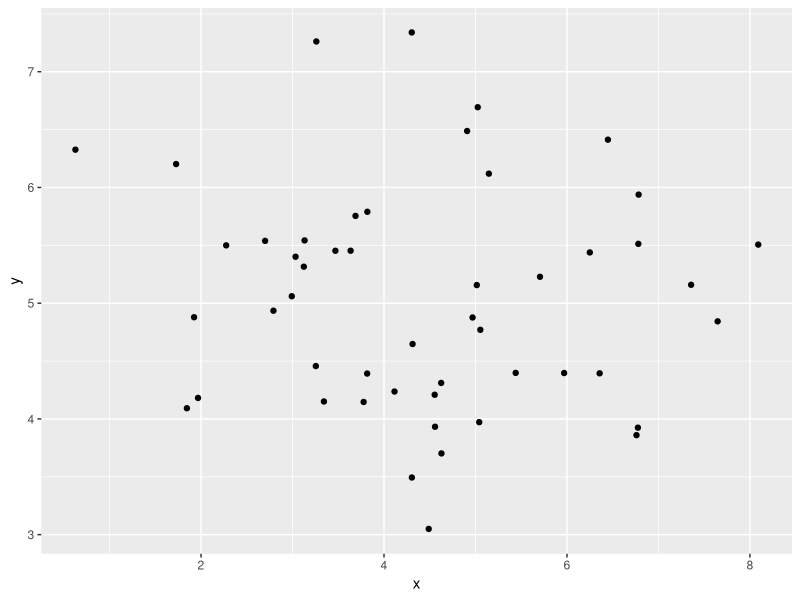
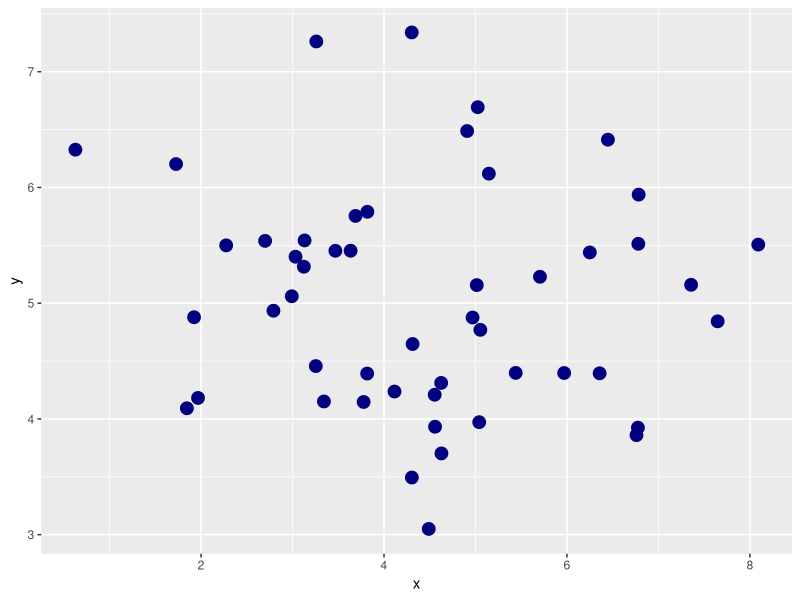
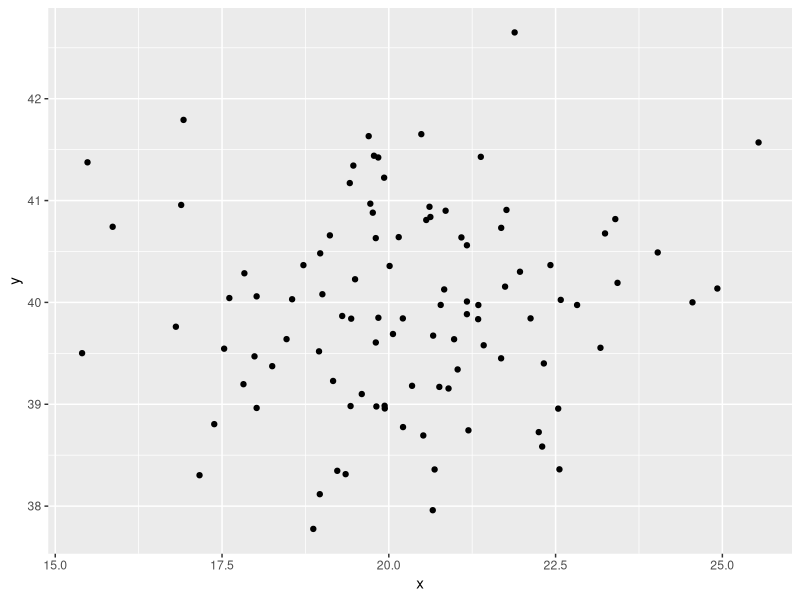
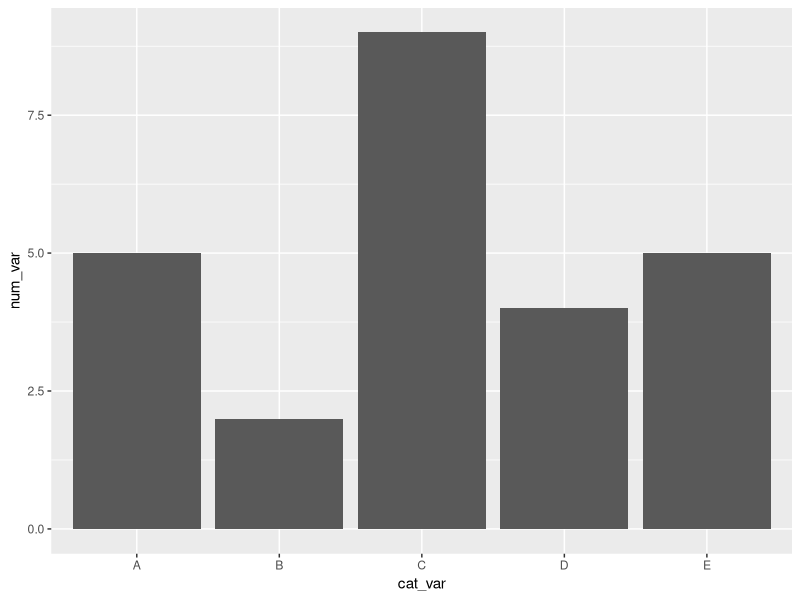
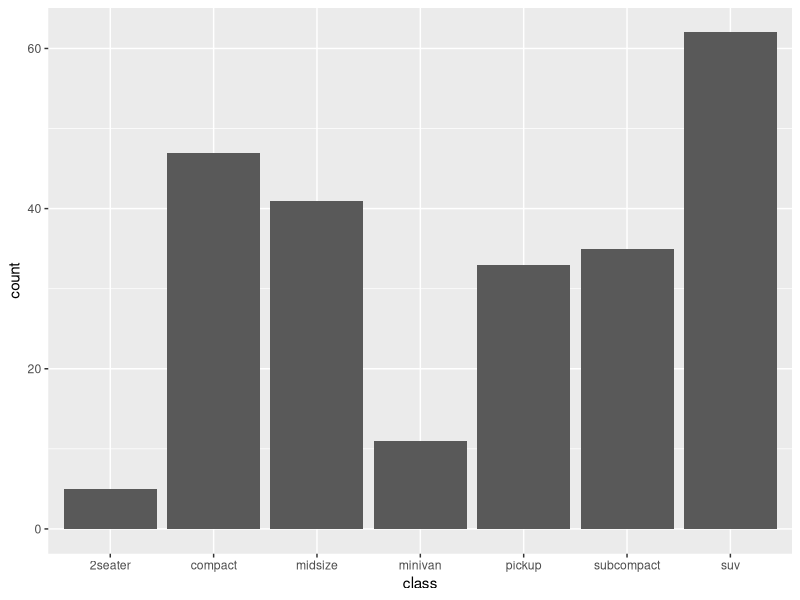
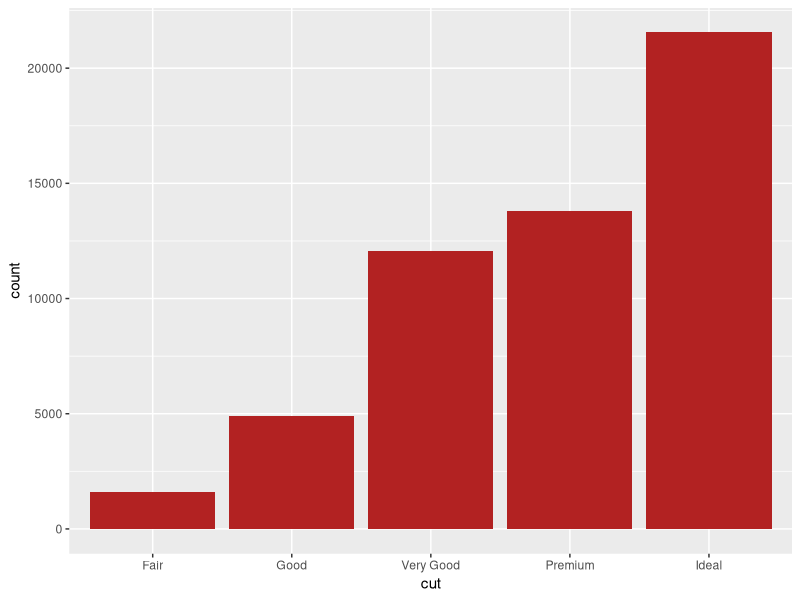
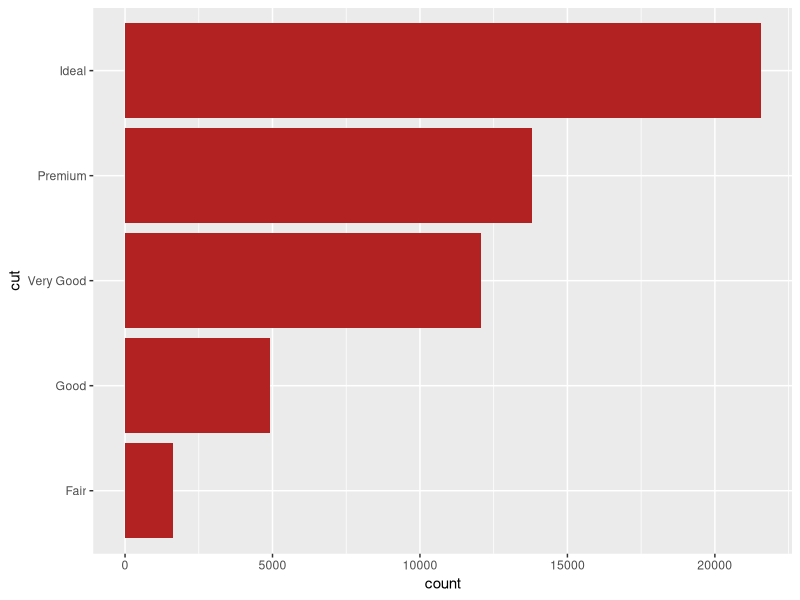
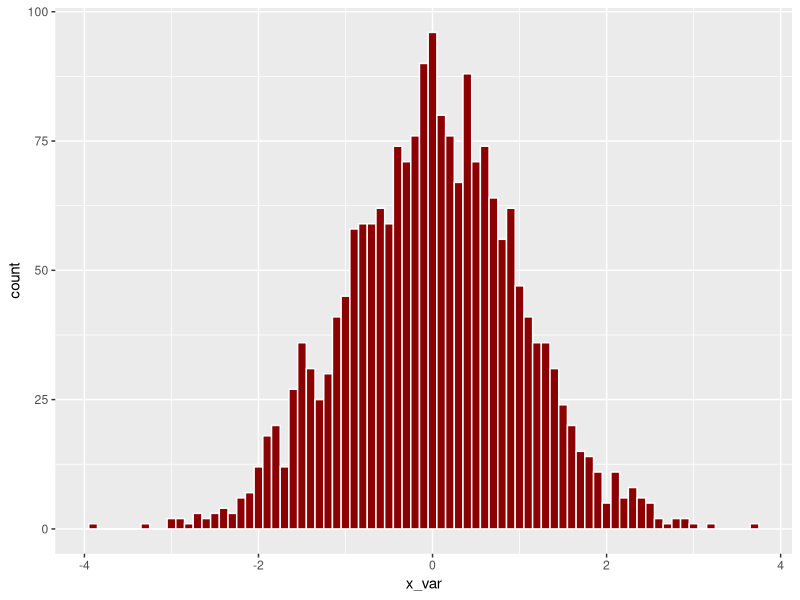

Here is the R script that generated these plots, in order: (Note: this script raises an error after producing the figures.)
## ---- chunk 1
library(ggplot2)
library(ggthemes) # change the appearance to mimic other packages/ data viz outputs
library(tidyr) # data wrangling
knitr::opts_chunk$set(echo = FALSE)
## ---- chunk 2
set.seed(11)
df.test <- data.frame(x = rnorm(50, mean=5, sd=2),
                           y = rnorm(50, mean=5, sd=1))                          
## ---- chunk 3
ggplot(data=df.test, aes(x, y)) + 
  geom_point()
## ---- chunk 4

ggplot(data=df.test, aes(x=x, y=y)) +
  geom_point(color="navy", size=4)
## ---- chunk 5
scatter <- function(data, x, y,...) {
  ggplot(data=data,aes(x=x,y=y))+geom_point(...)
}

#create new dummy dataframe
data2 <- data.frame(x = rnorm(100, mean=20, sd=2),
                   y = rnorm(100, mean=40, sd=1))
## ---- chunk 6
scatter(data2,aes(x,y))
## ---- chunk 7
# Create dummy dataset
df.dummy_data <- data.frame(cat_var = c("A","B","C","D","E"),
                            num_var = c(5,2,9,4,5)
)
## ---- chunk 8
ggplot(data=df.dummy_data, aes(x=cat_var, y=num_var)) +
  geom_bar(stat="identity") #map bar to values in data
## ---- chunk 9
g <- ggplot(mpg, aes(class))
# Number of cars in each class:
g + geom_bar()
## ---- chunk 10
p<-ggplot(data=diamonds, aes(x=cut)) +
  geom_bar(fill="firebrick") # fill in the bars
p
## ---- chunk 11
p<-p + coord_flip() # flip the axis
p
## ---- chunk 12
set.seed(11)
df.hist_data <- data.frame( x_var = rnorm(2000) )
## ---- chunk 13
ggplot(data=df.hist_data, aes(x=x_var)) +
  geom_histogram(binwidth=0.1,fill="dark red",colour="white")
## ---- chunk 14
data<-list(fdeaths,mdeaths,ldeaths) #time series data- needs prep
data<-as.data.frame(data)
names(data)[1:3]<- c("fdeaths","mdeaths","ldeaths")
data$fdeaths<-as.numeric(data$fdeaths)
data$mdeaths<-as.numeric(data$mdeaths)
data$ldeaths<-as.numeric(data$ldeaths)
startdate<-as.Date('1974-1-1')
date<-seq.Date(startdate,by='month',length.out = 72)
data$date<-date

## ---- chunk 15
ggplot(data,aes(date,fdeaths))+geom_line()
## ---- chunk 16
library(tidyr)
data2<-gather(data,type,deaths,-date)
head(data2,4)
tail(data2,4)
## ---- chunk 17
p<-ggplot(data2,aes(date,deaths))+
  geom_line()+geom_point()+facet_wrap(~type,nrow = 3)
p

## ---- chunk 18

#set type as factor and re-order 
data2$type<-as.factor(data2$type)
data2$type =factor(data2$type,
                  levels(data2$type)[c(1,3,2)],
                  labels=c("female","male","combined"))
## ---- chunk 19
p<-ggplot(data2,aes(date,deaths,colour=type))+geom_line()+geom_point()
p


## ---- chunk 20
p<-ggplot(data2,aes(date,deaths))+geom_line()+
  geom_point()+scale_x_date(date_breaks="3 months",date_labels="%b-%y")+
  theme(axis.text.x = element_text(angle = 90))+
  theme(legend.position = "bottom")+
  facet_wrap(~type,nrow = 3)+
  ggtitle("Monthly UK Lung Deaths, by gender and combined")+
labs(x="", y="Deaths")
p
## ---- chunk 21
p<-p+theme_minimal(base_size = 10)+
  theme(axis.text.x = element_text(angle = 90))
p

## ---- chunk 22
p<-p+theme_economist(base_size = 10)+
 theme(axis.text.x = element_text(angle = 90)) 
  
p
## ---- chunk 23
ggplot(iris,aes(Sepal.Length,Petal.Length))+geom_point()
## ---- chunk 24
p<-ggplot(iris,aes(Sepal.Length,Petal.Length,colour= Species))+geom_point()
 p

## ---- chunk 25
p<-ggplot(iris,aes(Sepal.Length,Petal.Length))+
  geom_point(aes(colour= Species,size=Sepal.Width))
p
## ---- chunk 26
p<-ggplot(iris,aes(Sepal.Length,Petal.Length))+
  geom_point(aes(colour= Species,size=Sepal.Width),alpha=0.5)
p
## ---- chunk 27
p<-ggplot(iris,aes(Sepal.Length,Petal.Length))+geom_point()
p<- p + geom_smooth()
p
## ---- chunk 28
 p<- p +facet_grid(.~Species)
p
## ---- chunk 29
ggplot(iris,aes(x=Species,y=Sepal.Length))+geom_boxplot()
## ---- chunk 30
ggplot(iris,aes(x=Species,y=Sepal.Length))+
geom_boxplot(width=0.2)
## ---- chunk 31
ggplot(iris,aes(x=Species,y=Sepal.Length,colour=Species))+
geom_boxplot(width=0.2)+
geom_jitter(position=position_jitter(0.1),alpha=0.5)+
theme_classic()
## ---- chunk 32
g <- ggplot(diamonds, aes(x=carat, y=price, color=cut)) + geom_point(alpha=0.3) + 
labs(title="Diamonds", x="Carat", y="Price")
print(g)
## ---- chunk 33
g1<-g+theme(plot.title=element_text(size=15, face="bold"), 
                  axis.text.x=element_text(size=8),
                  axis.text.y=element_text(size=8),
                  axis.title.x=element_text(size=10),
                  axis.title.y=element_text(size=10)) + 
  scale_color_discrete(name="Cut of diamonds")  
print(g1)
## ---- chunk 34
g2<-g1 + facet_grid(color ~ cut)
g2
## ---- chunk 35
g3<- g2 + coord_cartesian(ylim=c(0,5000))
g3
## ---- chunk 36
knitr::include_graphics(" ggplotdemo/temp8.png ")
